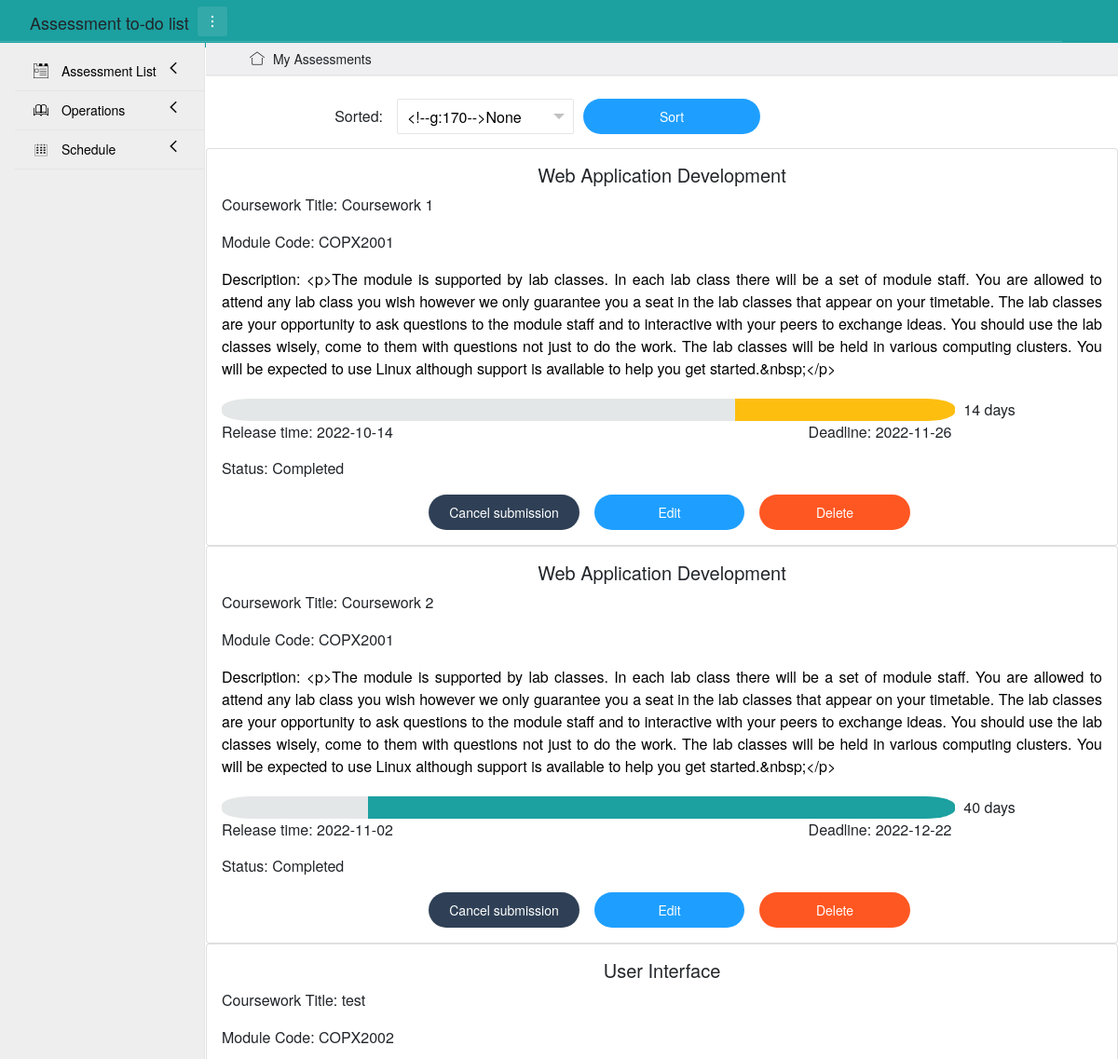
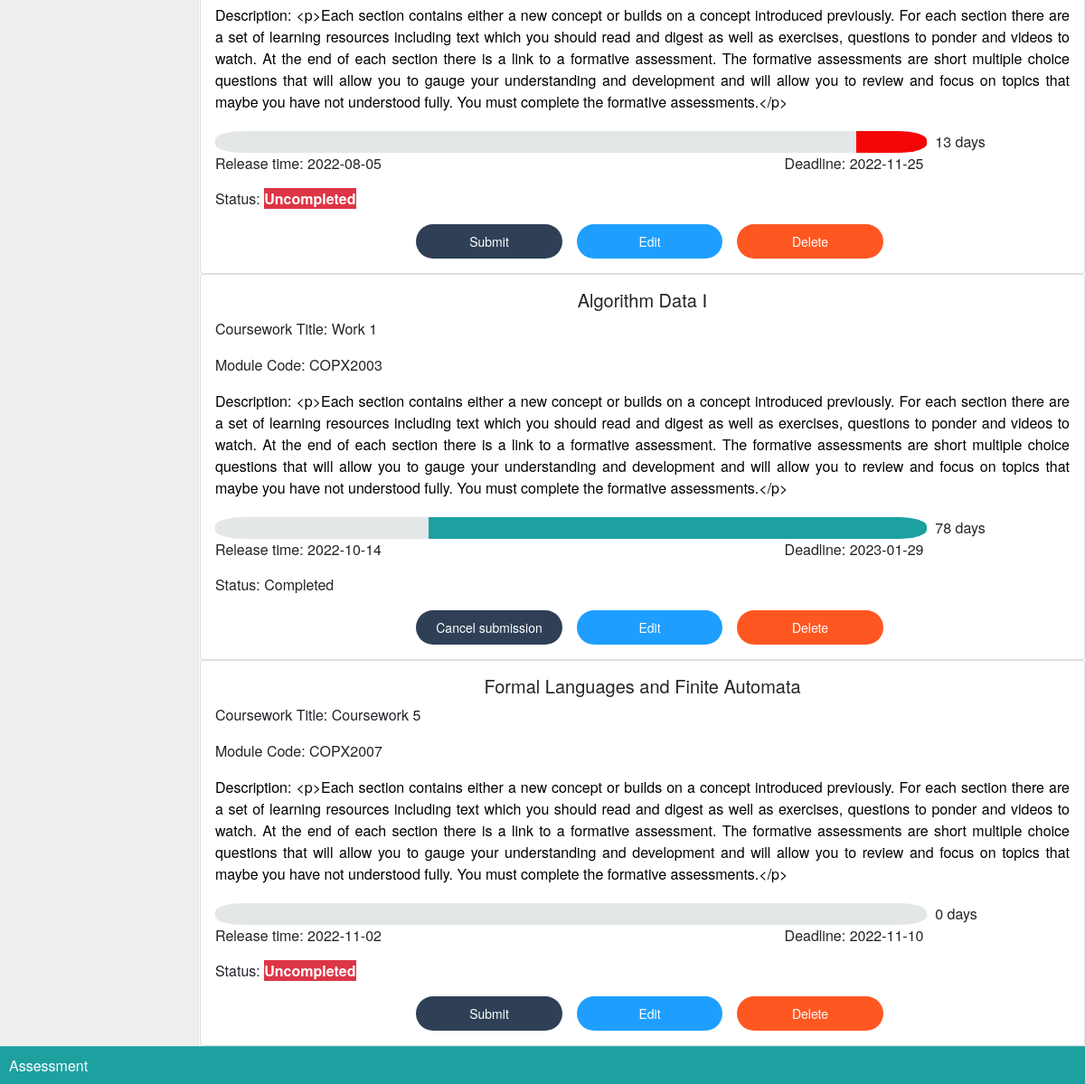
The page / on the database its author committed (2 pictures, top to bottom).
### app/models.py (models this page shows)
class Assessment(db.Model):
    __tablename__ = 'assessments'
    id = db.Column(db.Integer, primary_key=True)
    module = db.Column(db.String(100))
    title = db.Column(db.String(100))
    code = db.Column(db.String(10))
    release_day = db.Column(db.Date())
    deadline = db.Column(db.Date())
    description = db.Column(db.String(3000))
    status = db.Column(db.Boolean())

### app/views.py (the view, shortened to what this page needs)
@app.route('/', methods=['GET', 'POST'])
def show():
    assessment = Assessment.query.all()
    assessment_list = wrap_assessment(assessment)
    form = SortForm()
    print(form.validate_on_submit())
    return render_template('show.html', assessments=assessment_list, PageTitle="All Assessments", form=form)

### app/forms.py
class SortForm(FlaskForm):
    method = SelectField('Sorted by', choices=[(0, "None"), (1, 'Module'), (2, 'Title'), (3, 'Release time'),
                                               (4, 'Deadline')], validators=[DataRequired()])
    submit = SubmitField('Sort')

### app/views.py (called while the page is built)
def wrap_assessment(assessment):
    curr_time = datetime.now()
    res = []
    for i in assessment:
        left_time = (i.deadline - curr_time.date()).days
        all_time = (i.deadline - i.release_day).days
        num = left_time * 10 / all_time
        if num <= 0:
            num = 0
        elif num <= 1:
            num = 1
        elif 9 <= num < 10:
            num = 9
        elif num == 10:
            num = 10
        else:
            num = int(round(num))
        day = []
        for j in range(10):
            if 9 - j < num:
                day.append(1)
            else:
                day.append(0)
        if left_time < 0:
            left_time = 0
        res.append([i, num, day, left_time])
    return res

### app/templates/show.html (shortened to what this page needs)
{% extends "base.html" %}
{% block content %}
    <br>
    <div class="layui-container">
        <div class="layui-row">
            {% if PageTitle == "All Assessments" %}
            <form method="post" name="show" class="layui-form">
                <div class="layui-form-item">
                    <label class="layui-form-label col-lg-2 col-md-3 layui-col-sm12">Sorted:</label>
                    <div id="block" class="layui-input-block layui-input-inline">
                    </div>
                    {{form.submit(class_="layui-btn layui-btn-radius layui-btn-normal layui-input-inline")}}
                </div>
            </form>
            {% endif %}
        </div>
    </div>
    <div class="row over" data-masonry='{"percentPosition": true }'>
        {% for assessment in assessments %}
        <div class="col-sm-12 col-lg-12 col-md-12 over">
            <div class="card">
                <div class="card-body">
                    <h5 class="card-title text-center">{{ assessment[0].module }}</h5>
                    <p class="card-text">Coursework Title: {{ assessment[0].title }}</p>
                    <p class="card-text">Module Code: {{ assessment[0].code }}</p>
                    <p class="card-text text-font">Description: {{ assessment[0].description }}</p>
                    <div class="card-text time-lable">
                        {% for k in assessment[2] %}
                        {% if k == 1 %}
                        {% if assessment[1] >= 7 %}
                        <div class="time1 col-1 ">&nbsp;</div>
                        {% elif assessment[1] >= 3 %}
                        <div class="time2 col-1 ">&nbsp;</div>
                        {% else %}
                        <div class="time3 col-1 ">&nbsp;</div>
                        {% endif %}
                        {% else %}
                        <div class="notime col-1 ">&nbsp;</div>
                        {% endif %}
                        {% endfor %}
                        <div class="col-2 left">&nbsp;&nbsp;{{assessment[3]}} days</div>
                        <div class="row">
                            <div class="col-4 left">Release time: {{ assessment[0].release_day }}</div>
                            <div class="col-2">&nbsp;</div>
                            <div class="col-4 right">Deadline: {{ assessment[0].deadline }}</div>
                        </div>
                    </div>
                    <p class="card-text">
                        Status:
                        {% if assessment[0].status == 0 %}
                        <strong class="btn-danger">Uncompleted</strong>
                        {% else %}
                        Completed
                        {% endif %}
                    </p>
                    <div class="row justify-content-center">
                        {% if assessment[0].status ==0 %}
                        <a href="{{url_for('mark', id=assessment[0].id, page = PageTitle)}}" id="but" class="layui-btn layui-btn-radius layui-bg-cyan card-link col-lg-2 col-md-3 col-sm-3">
                            Submit
                        </a>
                        {% else %}
                        <a href="{{url_for('mark', id=assessment[0].id, page = PageTitle)}}" id="butt" class="layui-btn layui-btn-radius layui-bg-cyan card-link col-lg-2 col-md-3 col-sm-3">
                            Cancel submission
                        </a>
                        {% endif %}
                        <a href="{{ url_for('edit', id=assessment[0].id, page = PageTitle) }}" class="layui-btn layui-btn-radius layui-btn-normal card-link col-lg-2 col-md-3 col-sm-3">
                            Edit
                        </a>
                        <a href="{{ url_for('delete', id=assessment[0].id, page = PageTitle) }}" class="layui-btn layui-btn-radius layui-btn-danger card-link col-lg-2 col-md-3 col-sm-3">
                            Delete
                        </a>
                    </div>
                </div>
            </div>
        </div>
        {% endfor %}
    </div>
{% endblock %}

### app/templates/base.html (shortened to what this page needs)
<!DOCTYPE html>
<html lang="en">
    <head>
        <link rel="stylesheet" href="../static/lib/css/xadmin.css">
        <link rel="stylesheet" href="../static/lib/css/font.css">
        <link rel="stylesheet" href="../static/lib/bootstrap/bootstrap.min.css">
        <link rel="stylesheet" href="../static/css/index.css">
    </head>
    <body>
        <div class="normalized-background">
            <nav class="container form-check-inline normalized-background">
                <div class="logo">
                    <a>Assessment to-do list</a>
                </div>
                <div class="left_open">
                    <i title="layout" class="layui-icon">&#xe671;</i>
                </div>
            </nav>
        </div>
        <div class="left-nav">
            <div id="side-nav">
                <ul id="nav">
                    <li>
                        <a class="set-a" href="javascript:;">
                            <i class="layui-icon">&#xe62a;</i>
                            <cite>Assessment List</cite>
                            <i class="iconfont nav_right">&#xe603;</i>
                        </a>
                    </li>
                    <li>
                        <a class="set-a" href="javascript:;">
                            <i class="layui-icon">&#xe705;</i>
                            <cite>Operations</cite>
                            <i class="iconfont nav_right">&#xe603;</i>
                        </a>
                    </li>
                    <li>
                        <a class="set-a" href="javascript:;">
                            <i class="layui-icon">&#xe637;</i>
                            <cite>Schedule</cite>
                            <i class="iconfont nav_right">&#xe603;</i>
                        </a>
                    </li>
                </ul>
            </div>
        </div>
        <div class="page-content over overflow-auto">
            <div class="layui-tab tab" lay-filter="xbs_tab over" lay-allowclose="false">
                <ul class="layui-tab-title">
                    <li class="home">
                        <i class="layui-icon">&#xe68e;</i>
                        My Assessments
                    </li>
                </ul>
                <div class="layui-tab-content over">
                    <div class="layui-tab-item layui-show  over">
                            {% block content %}{% endblock %}
                    </div>
                </div>
            </div>
        </div>
        <div class="footer normalized-background">
            <div class="copyright">Assessment</div>
        </div>
    </body>
</html>

### app/static/css/index.css (style rules this page uses)
.time1 { background-color: #1CA0A0; float: left; color: #1CA0A0; }
.time2 { background-color: #FEBE10; float: left; color: #FEBE10; }
.time3 { background-color: #F50506; float: left; color: #F50506; }
.notime { background-color: #E4E7E7; float: left; color: #E4E7E7; }
ul#nav { padding-left: 1rem; }
.over { overflow-x: hidden; }
a { color: black; padding: 0; text-decoration: none; }
.iconfont { color: black; text-decoration: none; }
.normalized-background { background-color: #1CA0A0; }
.container { width: 100%; }
.text-font { color: black; text-align: justify; }
.left { float: left; text-align: left; }
.right { float: left; text-align: right; }
.time-lable { margin-top: 20px; margin-bottom: 15px; }
div.time1:nth-child(10), div.time2:nth-child(10), div.time3:nth-child(10), div.notime:nth-child(10) { border-radius: 0 40% 40% 0; }
div.time1:nth-child(1), div.time2:nth-child(1), div.time3:nth-child(1), div.notime:nth-child(1) { border-radius: 40% 0 0 40%; }
a#but, a#butt { margin-left: 1rem; }
div#block, div#block1, div#block2 { margin-left: 0; }

### rows shown on the page
Assessment: module "Web Application Development", title "Coursework 1", code "COPX2001", description "<p>The module is supported by lab classes. In each lab class there will be a set of module staff. You are allowed to attend any lab class you wish however we only guarantee you a seat in the lab classes that appear on your timetable. The lab classes are your opportunity to ask questions to the module staff and to interactive with your peers to exchange ideas. You should use the lab classes wisely, come to them with questions not just to do the work. The lab classes will be held in various computing clusters. You will be expected to use Linux although support is available to help you get started.&nbsp;</p>", assessment "14", release_day "2022-10-14", deadline "2022-11-26", status "Completed"
Assessment: module "Web Application Development", title "Coursework 2", code "COPX2001", description "<p>The module is supported by lab classes. In each lab class there will be a set of module staff. You are allowed to attend any lab class you wish however we only guarantee you a seat in the lab classes that appear on your timetable. The lab classes are your opportunity to ask questions to the module staff and to interactive with your peers to exchange ideas. You should use the lab classes wisely, come to them with questions not just to do the work. The lab classes will be held in various computing clusters. You will be expected to use Linux although support is available to help you get started.&nbsp;</p>", assessment "40", release_day "2022-11-02", deadline "2022-12-22", status "Completed"
Assessment: module "User Interface", title "test", code "COPX2002", description "<p>Each section contains either a new concept or builds on a concept introduced previously. For each section there are a set of learning resources including text which you should read and digest as well as exercises, questions to ponder and videos to watch. At the end of each section there is a link to a formative assessment. The formative assessments are short multiple choice questions that will allow you to gauge your understanding and development and will allow you to review and focus on topics that maybe you have not understood fully. You must complete the formative assessments.</p>", assessment "13", release_day "2022-08-05", deadline "2022-11-25", status "Uncompleted"
Assessment: module "Algorithm Data Ⅰ", title "Work 1", code "COPX2003", description "<p>Each section contains either a new concept or builds on a concept introduced previously. For each section there are a set of learning resources including text which you should read and digest as well as exercises, questions to ponder and videos to watch. At the end of each section there is a link to a formative assessment. The formative assessments are short multiple choice questions that will allow you to gauge your understanding and development and will allow you to review and focus on topics that maybe you have not understood fully. You must complete the formative assessments.</p>", assessment "78", release_day "2022-10-14", deadline "2023-01-29", status "Completed"
Assessment: module "Formal Languages and Finite Automata", title "Coursework 5", code "COPX2007", description "<p>Each section contains either a new concept or builds on a concept introduced previously. For each section there are a set of learning resources including text which you should read and digest as well as exercises, questions to ponder and videos to watch. At the end of each section there is a link to a formative assessment. The formative assessments are short multiple choice questions that will allow you to gauge your understanding and development and will allow you to review and focus on topics that maybe you have not understood fully. You must complete the formative assessments.</p>", status "0", release_day "2022-11-02", deadline "2022-11-10", shows "Uncompleted"
